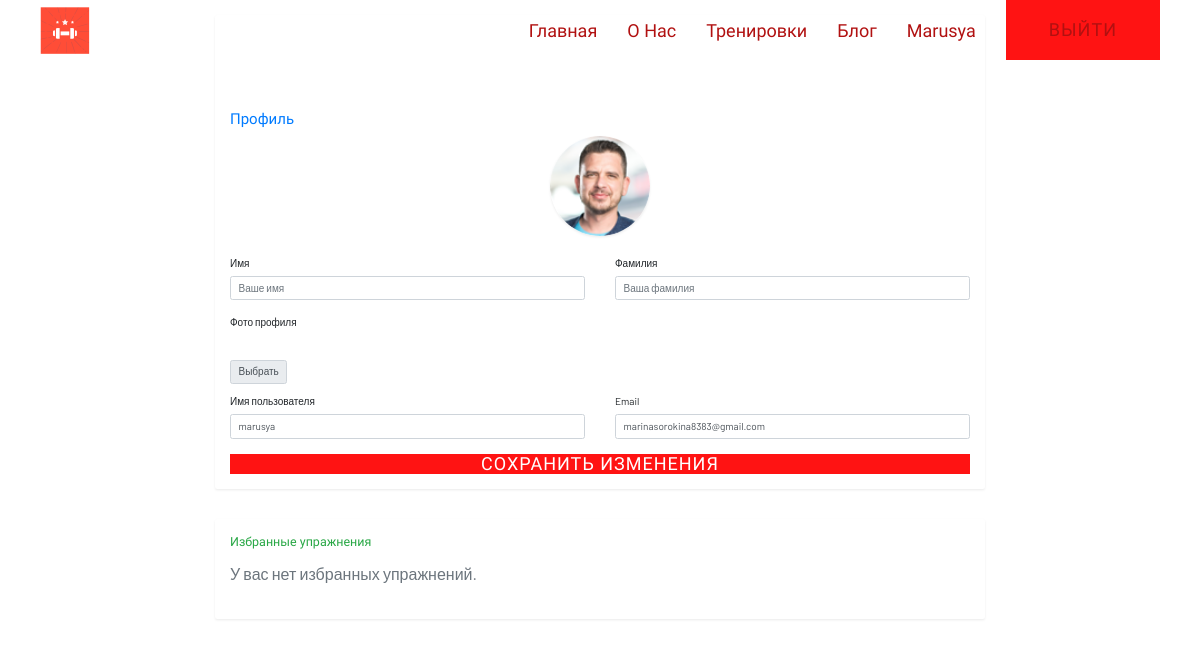
/users/profile/ (signed in), run on an earlier commit of the app's database.
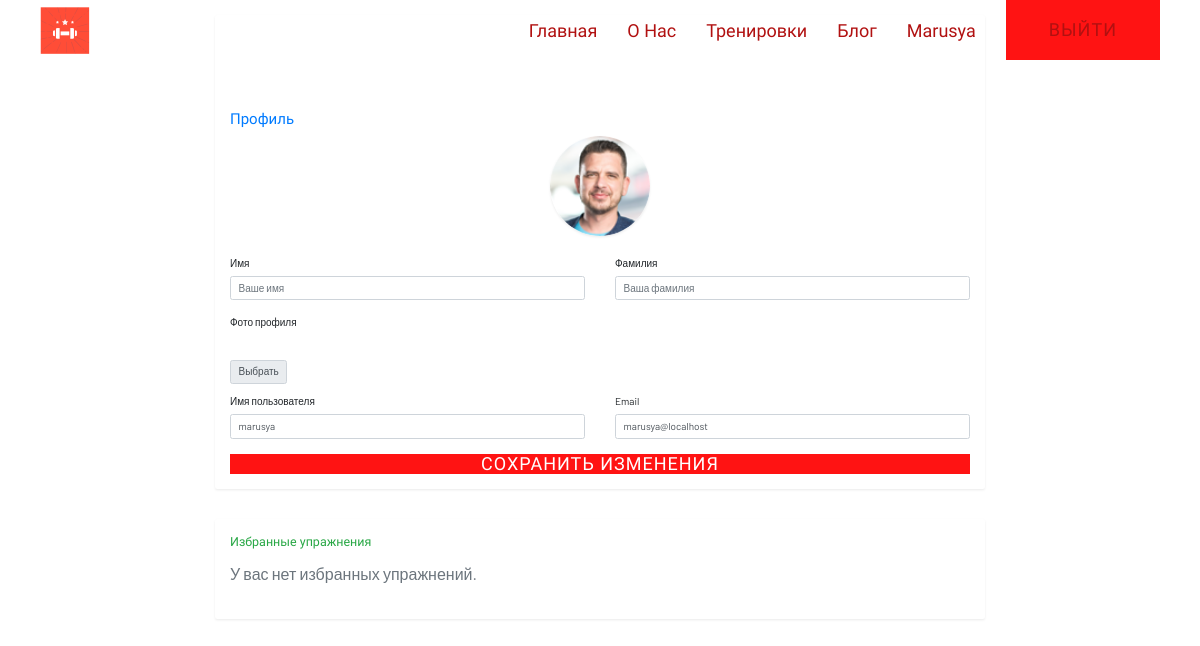
And on a later commit of the database.
### users/models.py (models this page shows, shortened)
class User(AbstractUser):
    phone = models.CharField(max_length=15, blank=True, null=True)
    image = models.ImageField(upload_to='profile_pics/', null=True, blank=True)

### users/views.py (the view, shortened to what this page needs)
# urls.py: path('profile/', views.profile, name='profile'),
@login_required
def profile(request):
    if request.method == 'POST':
        form = ProfileUpdateForm(request.POST, request.FILES, instance=request.user)
        if form.is_valid():
            form.save()
            messages.success(request, 'Профиль обновлён!')
            return redirect('profile')
    else:
        form = ProfileUpdateForm(instance=request.user)  # ← Заполняем форму текущими данными
    favourites = FavouriteExercise.objects.filter(user=request.user).select_related('exercise')
    return render(request, 'users/profile.html', {
        'form': form,
        'favourites': favourites
    })

### users/forms.py (shortened to what this page needs)
class ProfileUpdateForm(forms.ModelForm):
    class Meta:
        model = User
        fields = ['first_name', 'last_name', 'username', 'email', 'image']
        widgets = {
            'first_name': forms.TextInput(attrs={
                'class': 'form-control',
                'placeholder': 'Ваше имя'
            }),
            'last_name': forms.TextInput(attrs={
                'class': 'form-control',
                'placeholder': 'Ваша фамилия'
            }),
            'username': forms.TextInput(attrs={
                'class': 'form-control',
                'placeholder': 'Логин'
            }),
            'email': forms.EmailInput(attrs={
                'class': 'form-control',
                'placeholder': 'Email'
            }),
            'image': forms.FileInput(attrs={
                'class': 'custom-file-input'
            })
        }

### users/templates/users/profile.html (shortened to what the changed rows need)
{% extends 'coach/base.html' %}
{% load static %}
{% block css %}
<link rel="stylesheet" href="{% static 'assets/css/bootstrap.min.css' %}">
  <link rel="stylesheet" href="{% static 'assets/css/owl.carousel.min.css' %}">
  <link rel="stylesheet" href="{% static 'assets/css/slicknav.css' %}">
    <link rel="stylesheet" href="{% static 'assets/css/flaticon.css' %}">
    <link rel="stylesheet" href="{% static 'assets/css/gijgo.css' %}">
    <link rel="stylesheet" href="{% static 'assets/css/animate.min.css' %}">
    <link rel="stylesheet" href="{% static 'assets/css/animated-headline.css' %}">
  <link rel="stylesheet" href="{% static 'assets/css/magnific-popup.css' %}">
  <link rel="stylesheet" href="{% static 'assets/css/fontawesome-all.min.css' %}">
  <link rel="stylesheet" href="{% static 'assets/css/themify-icons.css' %}">
  <link rel="stylesheet" href="{% static 'assets/css/slick.css' %}">
  <link rel="stylesheet" href="{% static 'assets/css/nice-select.css' %}">
  <link rel="stylesheet" href="{% static 'assets/css/style.css' %}">
{% endblock %}
{% block content %}
<div class="container py-4">
    <div class="row justify-content-center">
        <div class="col-lg-8">
            <div class="card shadow-sm border-0 rounded-3 mb-24 pt-80">
                <div class="card-body p-4">
                    <form action="{% url 'profile' %}" method="post" enctype="multipart/form-data" class="needs-validation">
                        <div class="row g-3 pt-20">
                            <div class="col-md-6">
                                <label for="{{ form.first_name.id_for_label }}" class="form-label fw-semibold">Имя</label>
                                {{ form.first_name }}
            </div>
            <div class="col-md-6">
                <label for="{{ form.last_name.id_for_label }}" class="form-label fw-semibold">Фамилия</label>
                {{ form.last_name }}
            </div>
            <div class="col-md-6">
                <label for="{{ form.username.id_for_label }}" class="form-label fw-semibold">Имя пользователя</label>
                {{ form.username }}
            </div>
            <div class="col-md-6">
                <label for="{{ form.email.id_for_label }}" class="form-label fw-semibold">Email</label>
                {{ form.email }}
            </div>
        </div>
    </form>
</div>
</div>
</div>
</div>
{% endblock %}

### coach/templates/coach/base.html (shortened to what this page needs)
<!doctype html>
{% load static %}
<html class="no-js" lang="zxx">
<head>
    {% block css %}{% endblock %}
<header>
        <div class="header-area header-transparent">
            <div class="main-header header-sticky">
                <div class="container-fluid">
                    <div class="row align-items-center">
                        <div class="col-xl-2 col-lg-2 col-md-1">
                            <div class="logo">
                                <a href="{% url 'index' %}"><img src="{% static 'assets/img/logo/logo.png' %}" alt=""></a>
                            </div>
                        </div>
                        <div class="col-xl-10 col-lg-10 col-md-10">
                            <div class="menu-main d-flex align-items-center justify-content-end">
                                <div class="main-menu f-right d-none d-lg-block">
                                    <nav>
                                        <ul id="navigation">
                                            <li><a href="{% url 'index' %}">Главная</a></li>
                                            <li><a href="{% url 'coach' %}">О нас</a></li>
                                            <li><a href="{% url 'program' %}">Тренировки</a></li>
                                            <li><a href="{% url 'post_list' %}">Блог</a></li>
                                            {% if user.is_authenticated %}
                                                <li><a href="{% url 'profile' %}">{{ user.username }}</a></li>
                                            <div class="header-right-btn f-right d-none d-lg-block ml-30">
                                                <a href="{% url 'logout' %}" class="btn header-btn">Выйти</a>
                                            </div>
                                            {% else %}
                                            <div class="header-right-btn f-right d-none d-lg-block ml-30">
                                                <a href="{% url 'login' %}" class="btn header-btn">Войти</a>
                                            </div>
                                            {% endif %}
                                        </ul>
                                    </nav>
                                </div>
                            </div>
                        </div>
                        <div class="col-12">
                        </div>
                    </div>
                </div>
            </div>
        </div>
    </header>
</head>
<body>
{% block content %}
{% endblock %}
</body>
</html>

What changed in the data, as far as the page shows it:
changed User "Marusya": email "marinasorokina8383@gmail.com" → "marusya@localhost"
